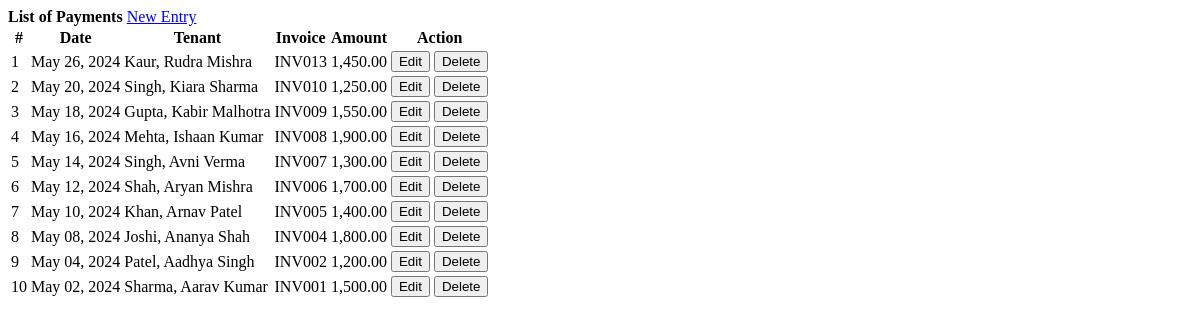
The app's page /invoices.php, older data.
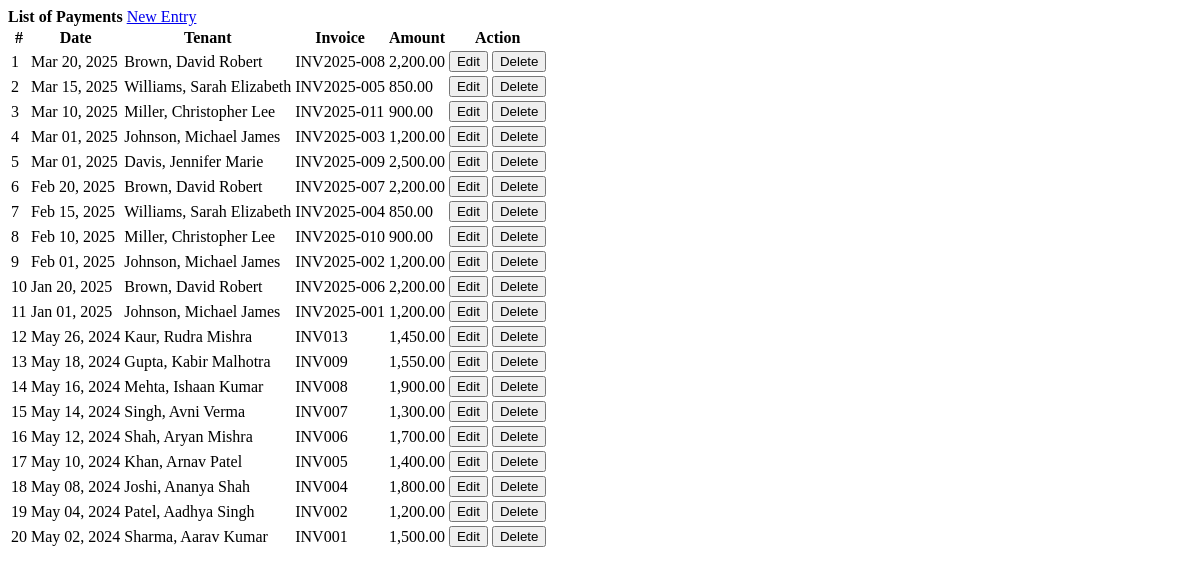
The same page, newer data.
### tables this page shows
CREATE TABLE `payments` (
  `id` int(30) NOT NULL,
  `tenant_id` int(30) NOT NULL,
  `amount` float NOT NULL,
  `invoice` varchar(50) NOT NULL,
  `date_created` datetime NOT NULL DEFAULT current_timestamp(),
  `apartment_id` int(11) NOT NULL,
  `created_by` int(11) NOT NULL,
  `created_at` timestamp NOT NULL DEFAULT current_timestamp(),
  `verified_by` int(11) DEFAULT NULL,
  `verified_at` timestamp NOT NULL DEFAULT current_timestamp() ON UPDATE current_timestamp(),
  `status` enum('pending','completed','failed','veried') DEFAULT 'pending',
  `payment_method` enum('credit_card','bank_transfer','cash') DEFAULT 'credit_card',
  `payment_details` text DEFAULT NULL,
  `from_date` timestamp NULL DEFAULT NULL,
  `to_date` timestamp NULL DEFAULT NULL
);

### invoices.php (the view, shortened to what this page needs)
<?php include('db_connect.php');?>
<div class="container-fluid">
	<div class="col-lg-12">
		<div class="row">
			<div class="col-md-12">
				<div class="card">
					<div class="card-header">
						<b>List of Payments</b>
						<span class="float:right"><a class="btn btn-primary btn-block btn-sm col-sm-2 float-right" href="javascript:void(0)" id="new_invoice">
					<i class="fa fa-plus"></i> New Entry
				</a></span>
					</div>
					<div class="card-body">
						<table class="table table-condensed table-bordered table-hover">
							<thead>
								<tr>
									<th class="text-center">#</th>
									<th class="">Date</th>
									<th class="">Tenant</th>
									<th class="">Invoice</th>
									<th class="">Amount</th>
									<th class="text-center">Action</th>
								</tr>
							</thead>
							<tbody>
								<?php
								$i = 1;
								$invoices = $conn->query("SELECT p.*,concat(t.lastname,', ',t.firstname,' ',t.middlename) as name FROM payments p inner join tenants t on t.id = p.tenant_id where t.status = 1 order by date(p.date_created) desc ");
								while($row=$invoices->fetch_assoc()):
								?>
								<tr>
									<td class="text-center"><?php echo $i++ ?></td>
									<td>
										<?php echo date('M d, Y',strtotime($row['date_created'])) ?>
									</td>
									<td class="">
										 <p><?php echo ucwords($row['name']) ?></p>
									</td>
									<td class="">
										 <p><?php echo ucwords($row['invoice']) ?></p>
									</td>
									<td class="text-right">
										 <p><?php echo number_format($row['amount'],2) ?></p>
									</td>
									<td class="text-center">
										<button class="btn btn-sm btn-primary edit_invoice" type="button" data-id="<?php echo $row['id'] ?>" >Edit</button>
										<button class="btn btn-sm btn-danger delete_invoice" type="button" data-id="<?php echo $row['id'] ?>">Delete</button>
									</td>
								</tr>
								<?php endwhile; ?>
							</tbody>
						</table>
					</div>
				</div>
			</div>
		</div>
	</div>
</div>

Row changes from the older to the newer data that the page shows:
no longer on this page (row unchanged): payments: date_created "May 20, 2024", name "Singh, Kiara Sharma", invoice "INV010", amount "1,250.00"
added payments: date_created "Mar 20, 2025", name "Brown, David Robert", invoice "INV2025-008", amount "2,200.00"
added payments: date_created "Mar 15, 2025", name "Williams, Sarah Elizabeth", invoice "INV2025-005", amount "850.00"
added payments: date_created "Mar 10, 2025", name "Miller, Christopher Lee", invoice "INV2025-011", amount "900.00"
added payments: date_created "Mar 01, 2025", name "Johnson, Michael James", invoice "INV2025-003", amount "1,200.00"
added payments: date_created "Mar 01, 2025", name "Davis, Jennifer Marie", invoice "INV2025-009", amount "2,500.00"
added payments: date_created "Feb 20, 2025", name "Brown, David Robert", invoice "INV2025-007", amount "2,200.00"
added payments: date_created "Feb 15, 2025", name "Williams, Sarah Elizabeth", invoice "INV2025-004", amount "850.00"
added payments: date_created "Feb 10, 2025", name "Miller, Christopher Lee", invoice "INV2025-010", amount "900.00"
added payments: date_created "Feb 01, 2025", name "Johnson, Michael James", invoice "INV2025-002", amount "1,200.00"
added payments: date_created "Jan 20, 2025", name "Brown, David Robert", invoice "INV2025-006", amount "2,200.00"
added payments: date_created "Jan 01, 2025", name "Johnson, Michael James", invoice "INV2025-001", amount "1,200.00"
